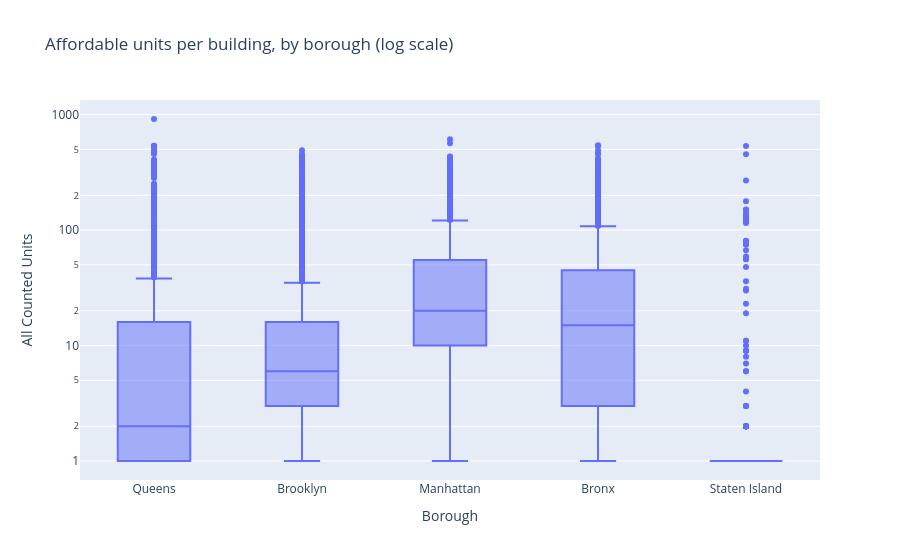
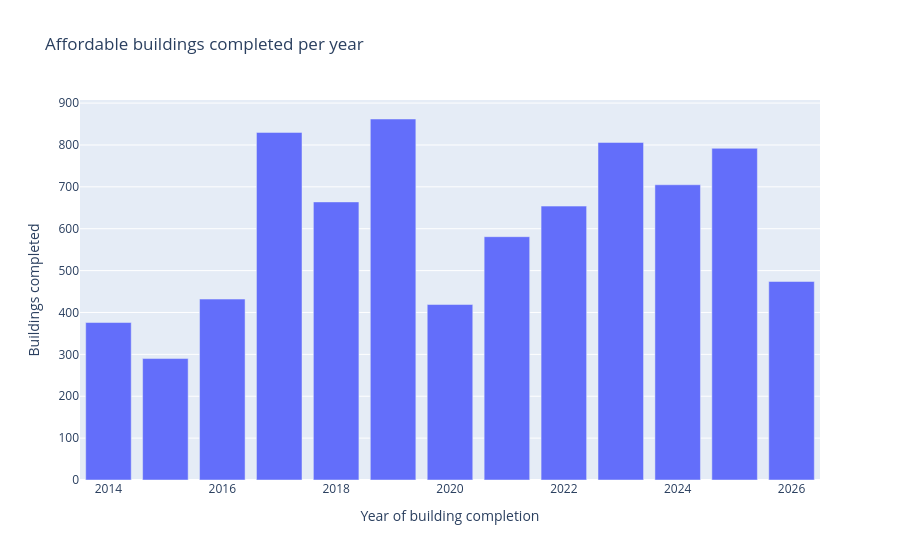

Notebook source saved alongside these figures, in order:
### Code cell
import plotly.express as px

# Summary statistics for the two unit columns
print(df_housing[["All Counted Units", "Total Units"]].describe())

# Box plot on a log scale: the data is strongly skewed, so a normal scale squashes the boxes
px.box(df_housing, x="Borough", y="All Counted Units", log_y=True,
       title="Affordable units per building, by borough (log scale)").show()

# Completions per year (2026 is a partial year, to 21 Aug)
years = completion.dt.year.value_counts().sort_index()
px.bar(x=years.index, y=years.values,
       labels={"x": "Year of building completion", "y": "Buildings completed"},
       title="Affordable buildings completed per year").show()

### Figure 1 — Plotly figure (JSON) as saved in the notebook; plotly's stock layout.template omitted (floating-point values rounded to 4 significant figures; data arrays with more than 128 entries replaced by an {"elided": "..."} marker saying what was removed)
{"data": [{"alignmentgroup": "True", "hovertemplate": "Borough=%{x}<br>All Counted Units=%{y}<extra></extra>", "legendgroup": "", "marker": {"color": "#636efa"}, "name": "", "notched": false, "offsetgroup": "", "orientation": "v", "showlegend": false, "type": "box", "x": {"elided": "9551 str values"}, "x0": " ", "xaxis": "x", "y": {"elided": "9551 float values"}, "y0": " ", "yaxis": "y"}], "layout": {"boxmode": "group", "legend": {"tracegroupgap": 0}, "title": {"text": "Affordable units per building, by borough (log scale)"}, "xaxis": {"anchor": "y", "domain": [0, 1], "title": {"text": "Borough"}}, "yaxis": {"anchor": "x", "domain": [0, 1], "title": {"text": "All Counted Units"}, "type": "log"}}}

### Figure 2 — Plotly figure (JSON) as saved in the notebook; plotly's stock layout.template omitted (floating-point values rounded to 4 significant figures)
{"data": [{"hovertemplate": "Year of building completion=%{x}<br>Buildings completed=%{y}<extra></extra>", "legendgroup": "", "marker": {"color": "#636efa", "pattern": {"shape": ""}}, "name": "", "orientation": "v", "showlegend": false, "textposition": "auto", "type": "bar", "x": [2014.0, 2015.0, 2016.0, 2017.0, 2018.0, 2019.0, 2020.0, 2021.0, 2022.0, 2023.0, 2024.0, 2025.0, 2026.0], "xaxis": "x", "y": [376, 290, 432, 830, 664, 862, 419, 581, 654, 806, 705, 792, 474], "yaxis": "y"}], "layout": {"barmode": "relative", "legend": {"tracegroupgap": 0}, "title": {"text": "Affordable buildings completed per year"}, "xaxis": {"anchor": "y", "domain": [0, 1], "title": {"text": "Year of building completion"}}, "yaxis": {"anchor": "x", "domain": [0, 1], "title": {"text": "Buildings completed"}}}}
